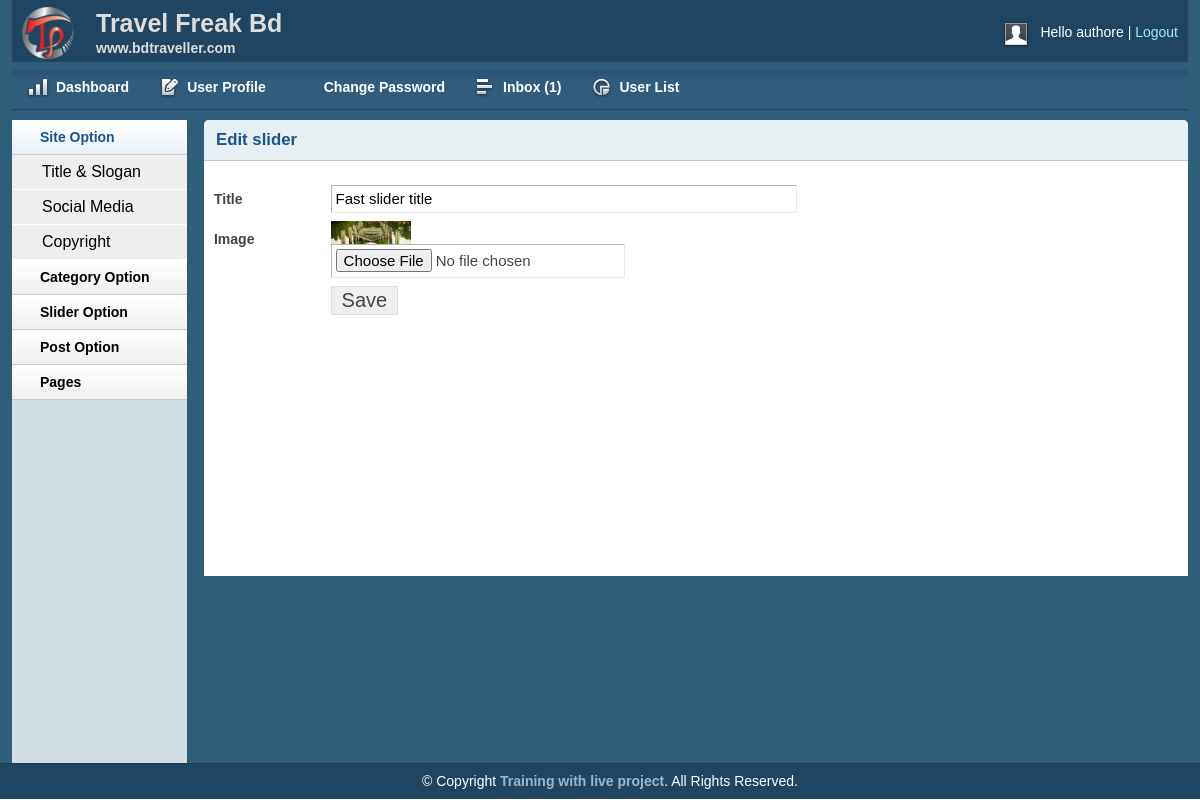
The page /admin/editslider.php?sliderid=2 (signed in) on the database its author committed.
### tables this page shows
CREATE TABLE IF NOT EXISTS `tbl_slider` (
  `id` int(11) NOT NULL AUTO_INCREMENT,
  `title` varchar(255) NOT NULL,
  `image` varchar(255) NOT NULL,
  PRIMARY KEY (`id`)
);

### lib/database1.php (called while the page is built, shortened)
<?php
 class Database{
      private $dbname="mysql:host=localhost; dbname=db_blog;";
      private $dbuser="root";
      private $dbpass="";
      public $conn;
    public function __construct(){
        if(!isset($this->conn)){
            try {
                $this->conn= new PDO("$this->dbname,$this->dbuser,$this->dbpass");
                $this->conn->setAttribute(PDO::ATTR_ERRMODE,PDO::ERRMODE_EXCEPTION);
            } catch (PDOException $e) {
                die("connection failed".$e->getMessage());
            }
        }
     }
}
?>

### admin/editslider.php (the view, shortened to what this page needs)
<?php include "inc/header.php" ;?>
 <?php include "inc/sidebar.php" ;?>
        <div class="grid_10">
		   <?php
         if(!isset($_GET['sliderid'])){
             echo "id is not set";
         }else{
             $id =$_GET['sliderid'];
         }
         ?>
            <div class="box round first grid">
                <h2>Edit slider</h2>
                <div class="block">
                 <form action="" method="POST" enctype="multipart/form-data">
                 <?php
                    $query = "SELECT * FROM tbl_slider WHERE id='$id' ";
                    $res=$db->conn->prepare($query);
                    $res->execute();
                    $val = $res->fetchAll();
                    foreach($val as $key){
                 ?>
                    <table class="form">
                        <tr>
                            <td>
                                <label>Title</label>
                            </td>
                            <td>
                                <input type="text" name="title" value="<?php echo $key['title'];?>" class="medium" />
                            </td>
                        </tr>
                        <tr>
                            <td>
                                <label>Image</label>
                            </td>
                            <td>
                                <img src="<?php echo $key['image'];?>"  width="80px",height="60px">
                                <br>
                                <input name="image" type="file" />
                            </td>
                        </tr>
						<tr>
                            <td></td>
                            <td>
                                <input type="submit" name="submit" Value="Save" />
                            </td>
                        </tr>
                    </table>
                    <?php } ;?>
                    </form>
                </div>
            </div>
        </div>
 <?php include "inc/footer.php" ;?>

### admin/css/layout.css (style rules this page uses)
body { background: #fff none repeat scroll 0 0; color: #444; font-size: 14px; padding: 0; }
h1, h2, h3, h4, h5, h6 { line-height: 1.2em; margin-bottom: .3em; }
h2 { margin-top: 1em; }
.box { background: #fff; margin-bottom: 20px; padding: 10px 10px 10px 10px; margin-left: -8px; }
.box.grid { padding-bottom: 40px; }
.box.round { -moz-border-radius: 5px 5px 0px 0px; -webkit-border-radius: 5px 5px 0px 0px; border-radius: 5px 5px 0px 0px; }
.box h2 { font-size: 1.2em; font-weight: bold; color: #1B548D; background: #E6F0F3; margin: -10px -10px 0 -10px; padding: 10px 12px; border-bottom: 1px solid #B3CBD6; -moz-border-radius: 5px 5px 0px 0px; -webkit-border-radius: 5px 5px 0px 0px; border-radius: 5px 5px 0px 0px; }
.box.first { min-height: 406px; }
.block { padding-top: 20px; }
table.form { width: 100%; }
table.form td { padding: 4px 0px; }
table.form label { font-weight: bold; }
table.form input, table.form select { font-size: 15px; padding: 4px 4px 5px 4px; border-top: 1px solid #b3b3b3; border-left: 1px solid #b3b3b3; border-right: 1px solid #eaeaea; border-bottom: 1px solid #eaeaea; }
table.form input[type="submit"] { border: 1px solid #ddd; color: #444; cursor: pointer; font-size: 20px; padding: 2px 10px; }
input.medium { width: 55%; }
.block { padding-bottom: 1px; }

### rows shown on the page
tbl_slider: title "Fast slider title", image (picture)

### other values the page prints
session::get("username") "authore"
$row "1"
